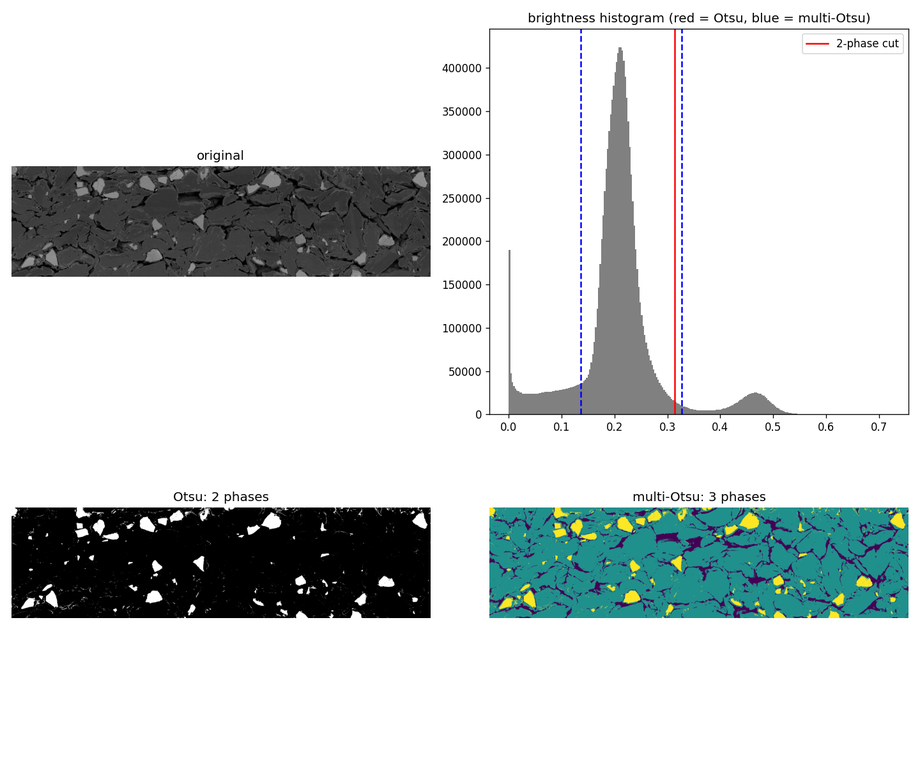
#> input picture OtsuComparision/img_3806gxp0_BSE_otsu.png, 920 x 767 px, shrunk from 1440 x 1200 before the run
$ python try_otsu.py OtsuComparision/img_3806gxp0_BSE_otsu.png
#> lines starting #> are read from the running program, lines starting #| are printed output that depends on the picture; after the words box and inside, x2 and y2 are one past the last pixel; in counts of white or black regions, pixels touching at a corner belong together
"""Try Otsu thresholding on one image.   python try_otsu.py my_image.png"""
import sys
import numpy as np
import matplotlib.pyplot as plt
from skimage import io, color, filters

path = sys.argv[1]
img = io.imread(path)
#> img is the input picture: shape (767, 920, 4); mean R, G, B, A 208.1, 213.3, 213.3, 255
if img.ndim == 3:                      # colour or RGBA -> greyscale
    img = color.rgb2gray(img[..., :3])
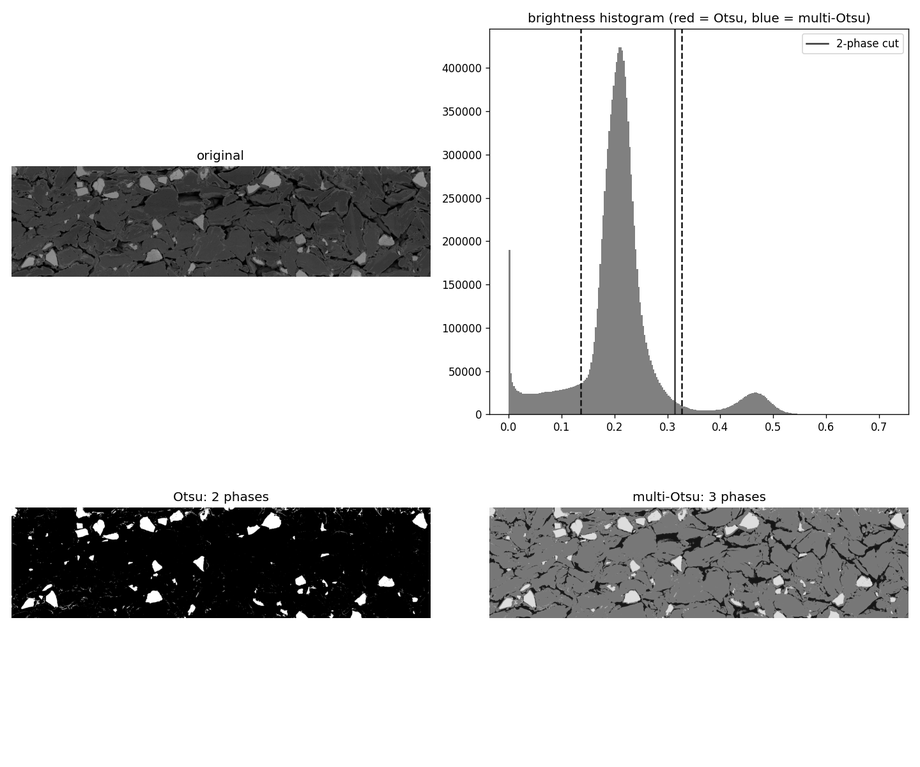
#> img: shape (767, 920) float64; min 0, max 1, mean 0.832
img = img.astype(float)
img = (img - img.min()) / (img.max() - img.min())   # scale to 0..1

# Cut off the bottom 10% in case there is a scale bar / info banner. Set to 0 if there is none.
CROP_BOTTOM = 0.10
img = img[: int(img.shape[0] * (1 - CROP_BOTTOM))]
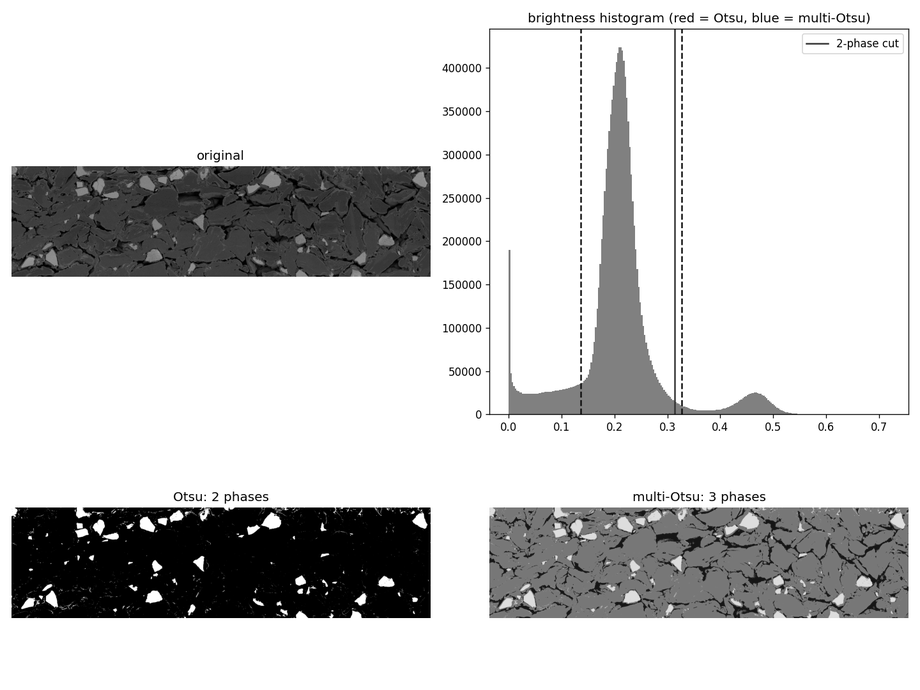
#> img: shape (690, 920) float64; min 0, max 1, mean 0.814

smooth = filters.gaussian(img, sigma=1)             # light denoise

t2 = filters.threshold_otsu(smooth)                 # one cut  -> 2 phases
#> t2 = 0.627
t3 = filters.threshold_multiotsu(smooth, classes=3) # two cuts -> 3 phases
#> t3 = [0.311, 0.744]
two = smooth > t2
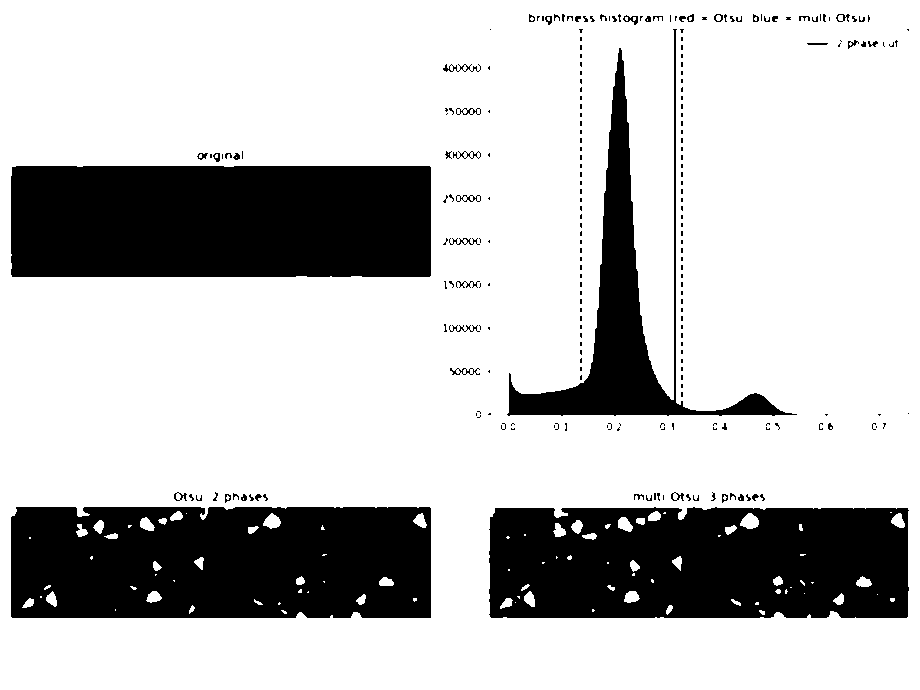
#> two: shape (690, 920) bool; 75.6% white; 234 black regions (182 under 20 px), largest, box (x1, y1, x2, y2) and area: (11, 166, 431, 277) 46554, (11, 507, 431, 618) 44535, (489, 507, 909, 618) 43431
three = np.digitize(smooth, t3)
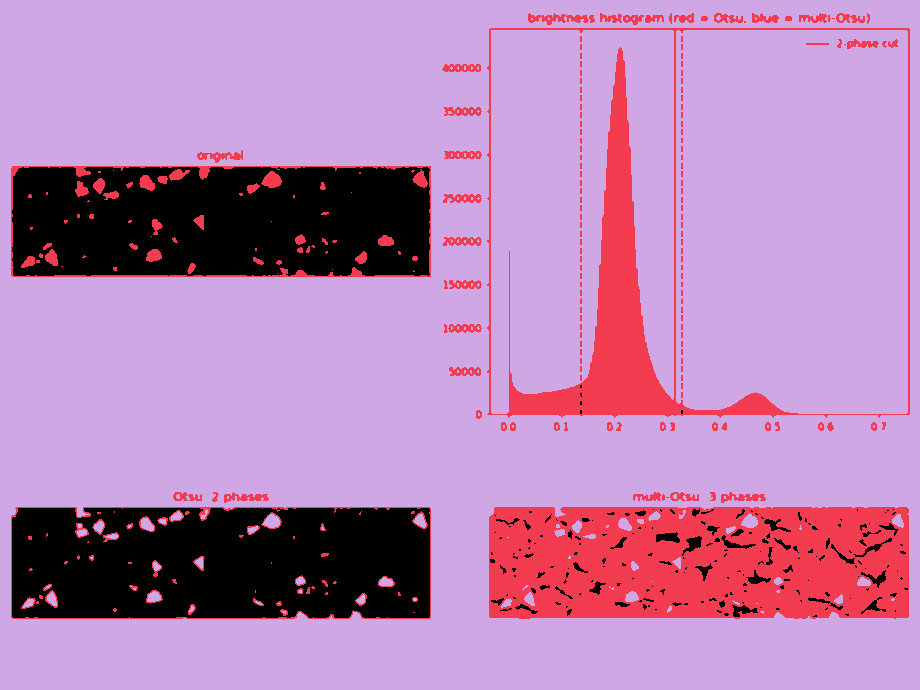
#> three: shape (690, 920) int64; 3 distinct labels, from 0 to 2; one colour per label, 0 black

print(f"image size: {img.shape}")
#| image size: (690, 920)
print(f"2-phase cut at {t2:.2f}: bright fraction = {two.mean():.3f}")
#| 2-phase cut at 0.63: bright fraction = 0.756
print(f"3-phase cuts at {t3[0]:.2f}, {t3[1]:.2f}: dark/mid/bright = "
      + ", ".join(f"{(three == i).mean():.3f}" for i in range(3)))
#| 3-phase cuts at 0.31, 0.74: dark/mid/bright = 0.139, 0.119, 0.742

fig, ax = plt.subplots(2, 2, figsize=(12, 10))
ax[0, 0].imshow(img, cmap="gray"); ax[0, 0].set_title("original")
ax[0, 1].hist(smooth.ravel(), bins=256, color="gray")
ax[0, 1].axvline(t2, color="red", label="2-phase cut")
for t in t3: ax[0, 1].axvline(t, color="blue", ls="--")
#> this loop made 2 passes
#> t on passes 1 to 2: 0.311, 0.744
ax[0, 1].set_title("brightness histogram (red = Otsu, blue = multi-Otsu)"); ax[0, 1].legend()
ax[1, 0].imshow(two, cmap="gray"); ax[1, 0].set_title("Otsu: 2 phases")
ax[1, 1].imshow(three, cmap="viridis"); ax[1, 1].set_title("multi-Otsu: 3 phases")
for a in (ax[0, 0], ax[1, 0], ax[1, 1]): a.axis("off")
plt.tight_layout()
out = path.rsplit(".", 1)[0] + "_otsu.png"
plt.savefig(out, dpi=120)
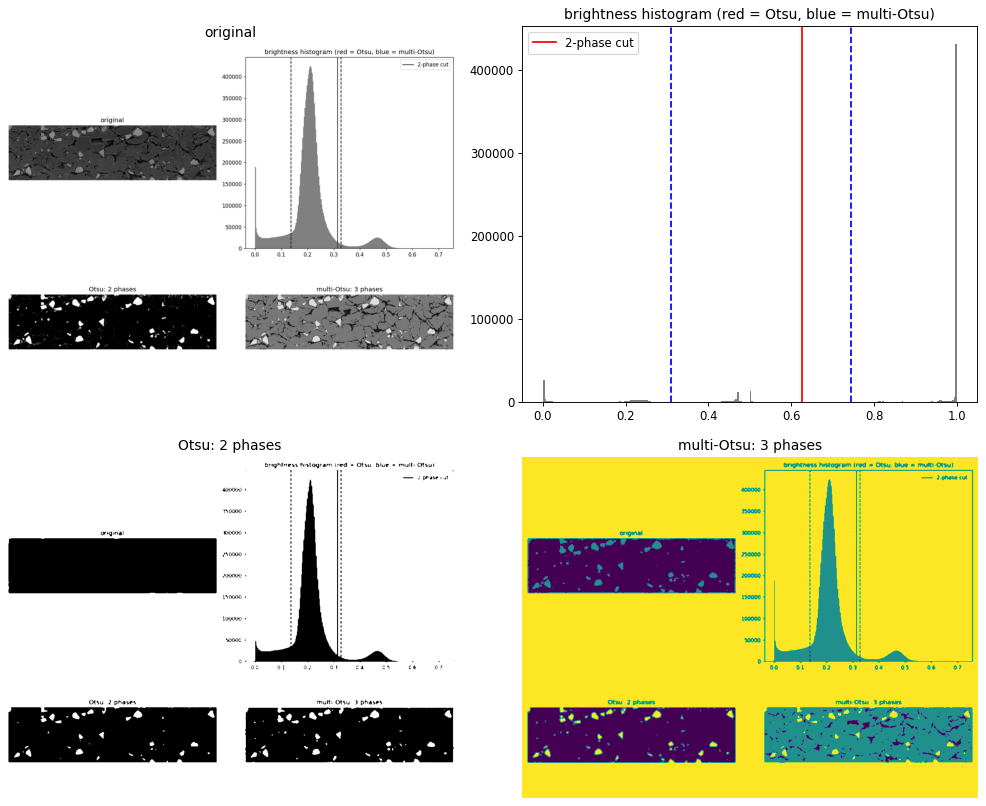
#> figure drawn by matplotlib, 4 panels; panel 2: tallest bar 431848 high, from x = 0.996 to 1
print("saved", out)

$ run again, on OtsuComparision/img_xgj4xftb_BSE_otsu.png
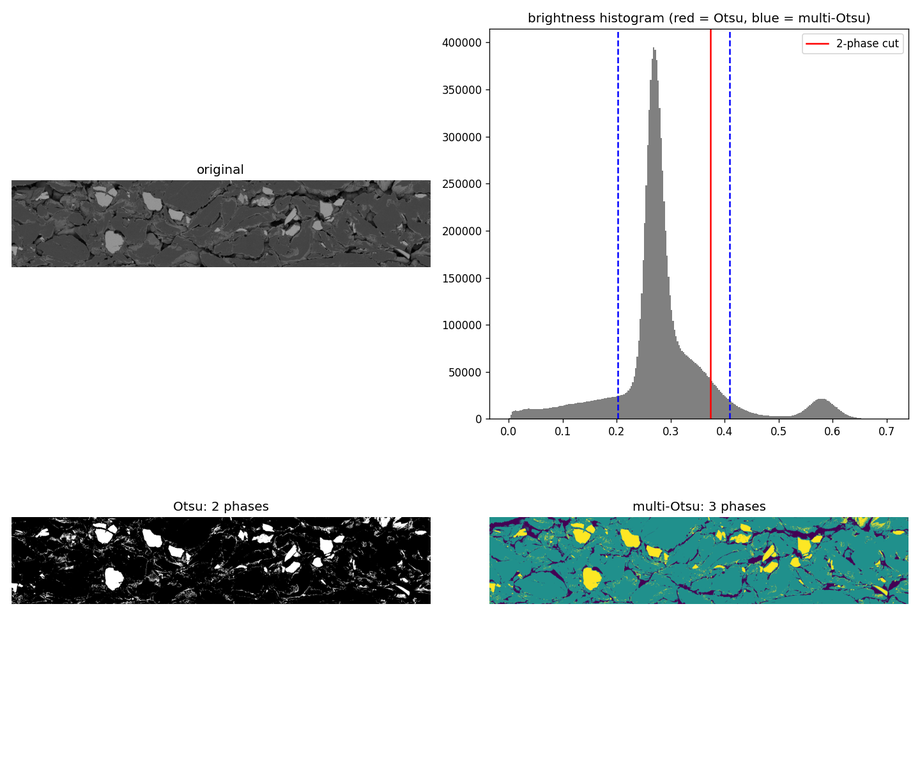
#> input picture OtsuComparision/img_xgj4xftb_BSE_otsu.png, 920 x 767 px, shrunk from 1440 x 1200 before the run
#> img is the input picture: shape (767, 920, 4); mean R, G, B, A 219, 223, 222.9, 255
#> t2 = 0.65
#> t3 = [0.342, 0.752]
#> two: shape (690, 920) bool; 80.3% white; 213 black regions (136 under 20 px), largest, box (x1, y1, x2, y2) and area: (11, 180, 431, 268) 36522, (11, 517, 431, 604) 34780, (489, 517, 909, 604) 34369
#> `three = np.digitize(smooth, t3)`:
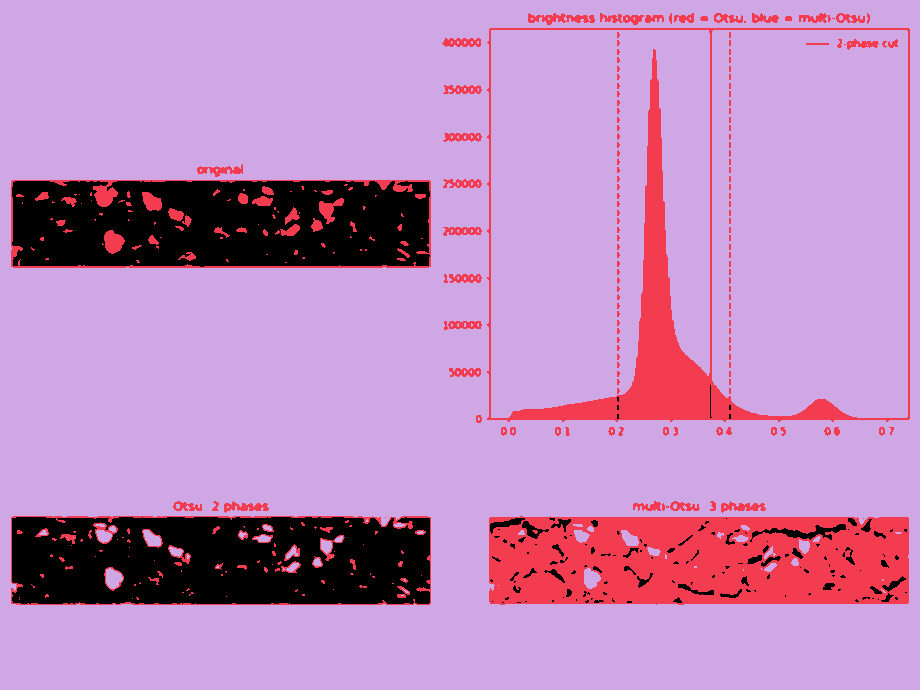
#> three: shape (690, 920) int64; 3 distinct labels, from 0 to 2; one colour per label, 0 black
#| image size: (690, 920)
#| 2-phase cut at 0.65: bright fraction = 0.803
#| 3-phase cuts at 0.34, 0.75: dark/mid/bright = 0.106, 0.104, 0.790
#> the loop `for t in t3: ax[0, 1].axvline(t, color="blue", ls="--")` made 2 passes
#> t on passes 1 to 2: 0.342, 0.752
#> `plt.savefig(out, dpi=120)`:
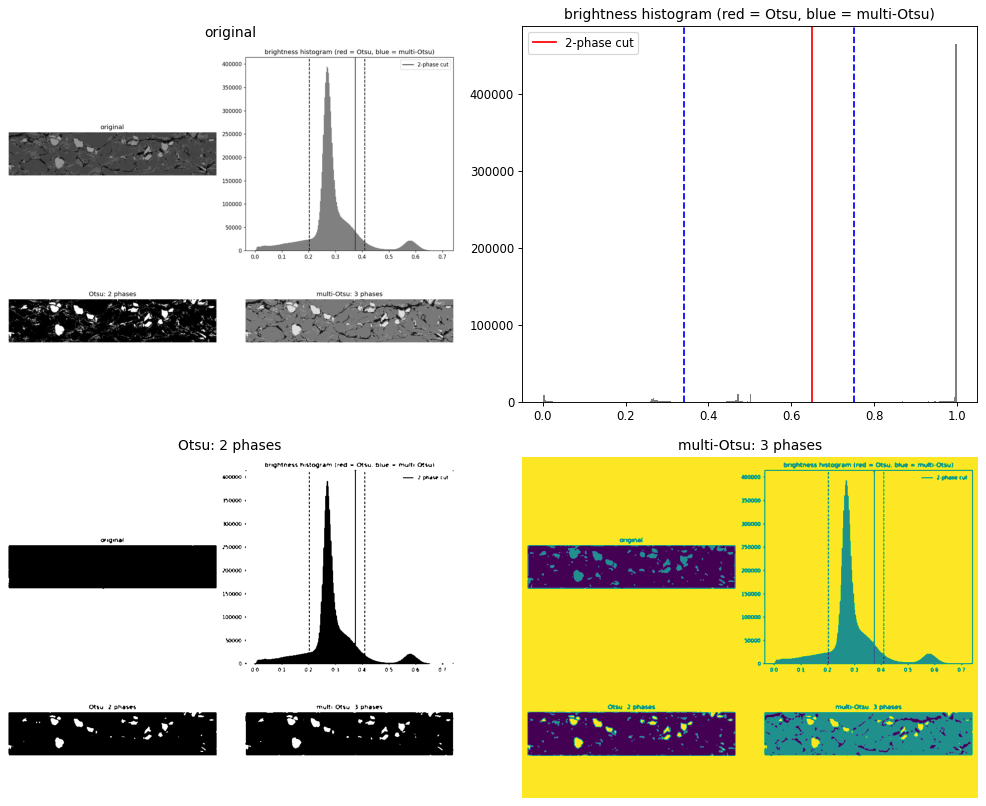
#> figure drawn by matplotlib, 4 panels; panel 2: tallest bar 464859 high, from x = 0.996 to 1
